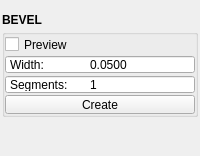
<?xml version="1.0" encoding="UTF-8"?>
<ui version="4.0">
 <class>QtUi</class>
 <widget class="QMainWindow" name="QtUi">
  <property name="geometry">
   <rect>
    <x>0</x>
    <y>0</y>
    <width>200</width>
    <height>156</height>
   </rect>
  </property>
  <property name="tabShape">
   <enum>QTabWidget::Triangular</enum>
  </property>
  <property name="dockNestingEnabled">
   <bool>true</bool>
  </property>
  <property name="dockOptions">
   <set>QMainWindow::AllowNestedDocks|QMainWindow::AllowTabbedDocks|QMainWindow::AnimatedDocks|QMainWindow::ForceTabbedDocks</set>
  </property>
  <property name="enabled" stdset="0">
   <bool>true</bool>
  </property>
  <property name="accessibleDescription">
   <string>Chamfer selected edges with a live preview of width and segments.</string>
  </property>
  <widget class="QWidget" name="central_widget">
   <property name="minimumSize">
    <size>
     <width>200</width>
     <height>0</height>
    </size>
   </property>
   <layout class="QVBoxLayout" name="verticalLayout_2">
    <property name="leftMargin">
     <number>2</number>
    </property>
    <property name="topMargin">
     <number>2</number>
    </property>
    <property name="rightMargin">
     <number>2</number>
    </property>
    <property name="bottomMargin">
     <number>2</number>
    </property>
    <property name="spacing">
     <number>2</number>
    </property>
    <item>
     <layout class="QVBoxLayout" name="verticalLayout">
      <property name="spacing">
       <number>0</number>
      </property>
      <item>
       <widget class="Header" name="header">
        <property name="minimumSize">
         <size>
          <width>0</width>
          <height>19</height>
         </size>
        </property>
        <property name="maximumSize">
         <size>
          <width>16777215</width>
          <height>19</height>
         </size>
        </property>
        <property name="font">
         <font>
          <weight>75</weight>
          <bold>true</bold>
         </font>
        </property>
        <property name="text">
         <string>BEVEL</string>
        </property>
       </widget>
      </item>
      <item>
       <widget class="QGroupBox" name="duplicate">
        <property name="sizePolicy">
         <sizepolicy hsizetype="Preferred" vsizetype="Fixed">
          <horstretch>0</horstretch>
          <verstretch>0</verstretch>
         </sizepolicy>
        </property>
        <property name="title">
         <string/>
        </property>
        <layout class="QGridLayout" name="gridLayout_4">
         <property name="leftMargin">
          <number>0</number>
         </property>
         <property name="topMargin">
          <number>0</number>
         </property>
         <property name="rightMargin">
          <number>0</number>
         </property>
         <property name="bottomMargin">
          <number>0</number>
         </property>
         <property name="horizontalSpacing">
          <number>0</number>
         </property>
         <property name="verticalSpacing">
          <number>1</number>
         </property>
         <item row="4" column="0" colspan="2">
          <widget class="QSpinBox" name="s001">
           <property name="minimumSize">
            <size>
             <width>0</width>
             <height>19</height>
            </size>
           </property>
           <property name="maximumSize">
            <size>
             <width>16777215</width>
             <height>19</height>
            </size>
           </property>
           <property name="buttonSymbols">
            <enum>QAbstractSpinBox::NoButtons</enum>
           </property>
           <property name="prefix">
            <string>Segments:	</string>
           </property>
           <property name="minimum">
            <number>1</number>
           </property>
           <property name="maximum">
            <number>200</number>
           </property>
          </widget>
         </item>
         <item row="5" column="0" colspan="2">
          <layout class="QHBoxLayout" name="horizontalLayout_2">
           <property name="spacing">
            <number>0</number>
           </property>
           <item>
            <widget class="QPushButton" name="b000">
             <property name="enabled">
              <bool>false</bool>
             </property>
             <property name="minimumSize">
              <size>
               <width>0</width>
               <height>19</height>
              </size>
             </property>
             <property name="maximumSize">
              <size>
               <width>16777215</width>
               <height>19</height>
              </size>
             </property>
             <property name="toolTip">
              <string>Finish the operation.</string>
             </property>
             <property name="layoutDirection">
              <enum>Qt::RightToLeft</enum>
             </property>
             <property name="text">
              <string>Create</string>
             </property>
             <property name="autoDefault">
              <bool>false</bool>
             </property>
             <property name="default">
              <bool>false</bool>
             </property>
             <property name="flat">
              <bool>false</bool>
             </property>
             <property name="enabled" stdset="0">
              <bool>true</bool>
             </property>
            </widget>
           </item>
          </layout>
         </item>
         <item row="1" column="0" colspan="2">
          <layout class="QHBoxLayout" name="horizontalLayout">
           <property name="spacing">
            <number>0</number>
           </property>
           <item>
            <widget class="QCheckBox" name="chk000">
             <property name="minimumSize">
              <size>
               <width>0</width>
               <height>19</height>
              </size>
             </property>
             <property name="maximumSize">
              <size>
               <width>16777215</width>
               <height>19</height>
              </size>
             </property>
             <property name="toolTip">
              <string>Start the operation using any selected mesh objects.</string>
             </property>
             <property name="text">
              <string>Preview</string>
             </property>
             <property name="iconSize">
              <size>
               <width>18</width>
               <height>18</height>
              </size>
             </property>
             <property name="checkable">
              <bool>true</bool>
             </property>
            </widget>
           </item>
          </layout>
         </item>
         <item row="3" column="0" colspan="2">
          <widget class="DoubleSpinBox" name="s000">
           <property name="minimumSize">
            <size>
             <width>0</width>
             <height>19</height>
            </size>
           </property>
           <property name="maximumSize">
            <size>
             <width>16777215</width>
             <height>19</height>
            </size>
           </property>
           <property name="buttonSymbols">
            <enum>QAbstractSpinBox::NoButtons</enum>
           </property>
           <property name="prefix">
            <string>Width:	</string>
           </property>
           <property name="decimals">
            <number>4</number>
           </property>
           <property name="minimum">
            <double>0.000000000000000</double>
           </property>
           <property name="maximum">
            <double>100.000000000000000</double>
           </property>
           <property name="singleStep">
            <double>0.010000000000000</double>
           </property>
           <property name="value">
            <double>0.050000000000000</double>
           </property>
          </widget>
         </item>
        </layout>
       </widget>
      </item>
      <item>
       <spacer name="verticalSpacer">
        <property name="orientation">
         <enum>Qt::Vertical</enum>
        </property>
        <property name="sizeType">
         <enum>QSizePolicy::Fixed</enum>
        </property>
        <property name="sizeHint" stdset="0">
         <size>
          <width>0</width>
          <height>10</height>
         </size>
        </property>
       </spacer>
      </item>
      <item>
       <widget class="Footer" name="footer" native="true">
        <property name="minimumSize">
         <size>
          <width>0</width>
          <height>19</height>
         </size>
        </property>
        <property name="maximumSize">
         <size>
          <width>16777215</width>
          <height>19</height>
         </size>
        </property>
       </widget>
      </item>
     </layout>
    </item>
   </layout>
  </widget>
 </widget>
 <customwidgets>
  <customwidget>
   <class>Footer</class>
   <extends>QWidget</extends>
   <header>uitk.widgets.footer</header>
  </customwidget>
  <customwidget>
   <class>Header</class>
   <extends>QLabel</extends>
   <header>uitk.widgets.header.Header.h</header>
  </customwidget>
  <customwidget>
   <class>DoubleSpinBox</class>
   <extends>QDoubleSpinBox</extends>
   <header>widgets.doublespinbox.h</header>
  </customwidget>
 </customwidgets>
 <resources/>
 <connections/>
 <designerdata>
  <property name="gridDeltaX">
   <number>5</number>
  </property>
  <property name="gridDeltaY">
   <number>5</number>
  </property>
  <property name="gridSnapX">
   <bool>true</bool>
  </property>
  <property name="gridSnapY">
   <bool>true</bool>
  </property>
  <property name="gridVisible">
   <bool>true</bool>
  </property>
 </designerdata>
</ui>
